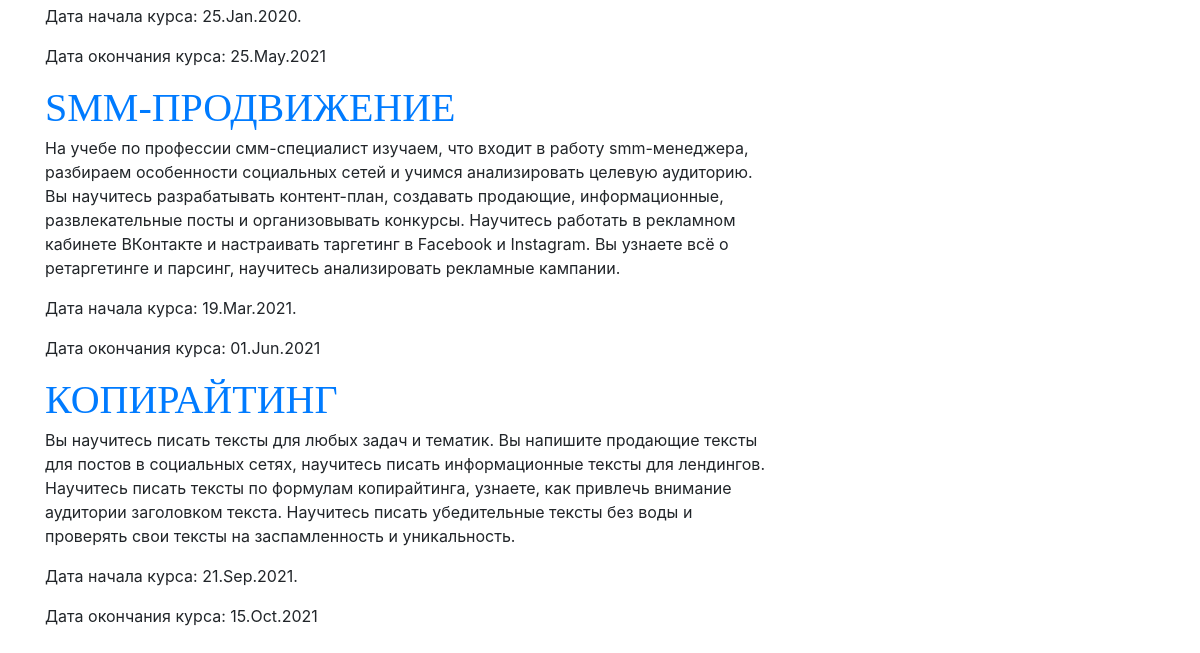
/ (lower part), run on an earlier commit of the app's database.
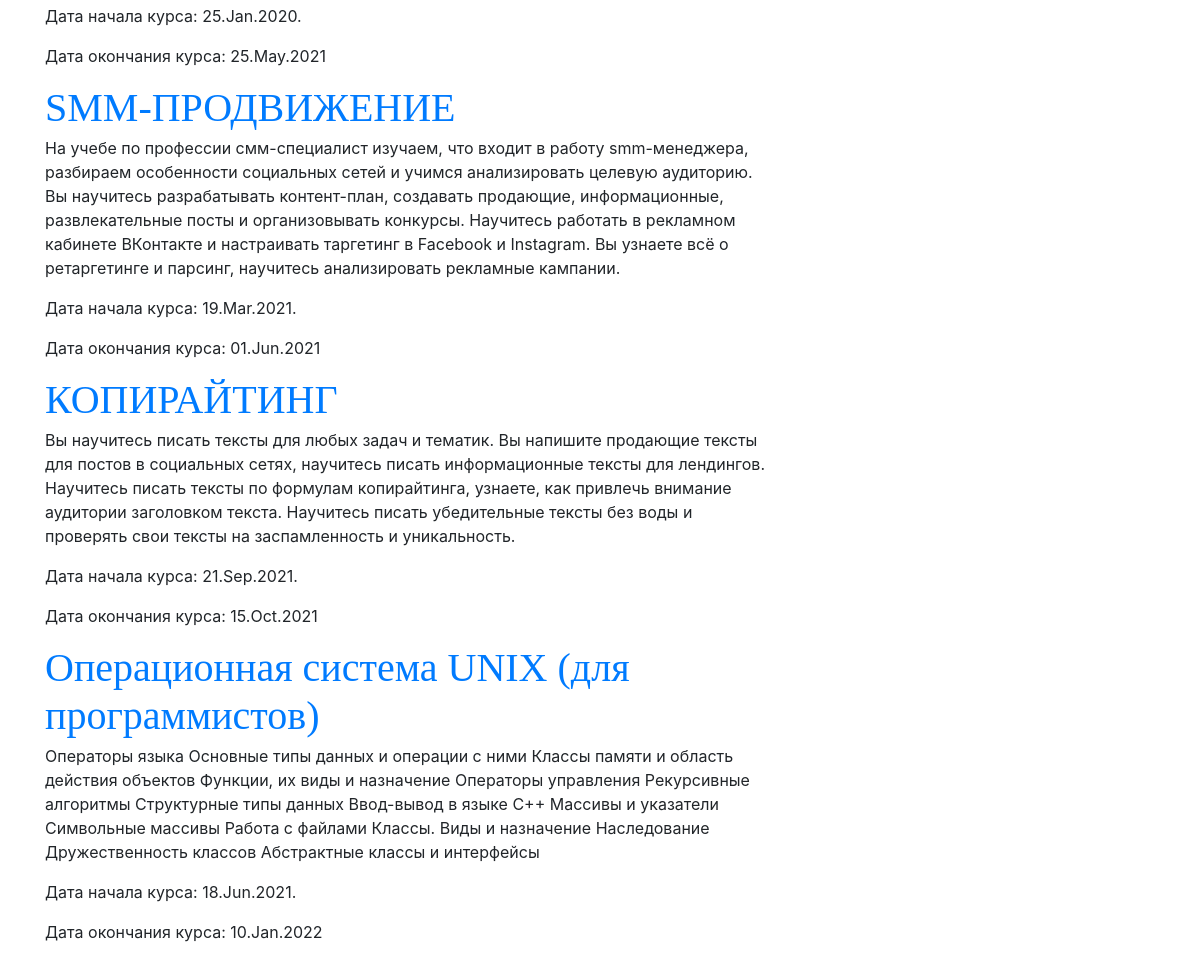
And on a later commit of the database.
### courses/models.py (models this page shows, shortened)
class Course(models.Model):
    course_id = models.AutoField(primary_key=True)
    title = models.CharField(max_length=128,verbose_name="Название курса")
    description = models.TextField(max_length=512, verbose_name="Описание курса")
    start_date = models.DateField(verbose_name="Дата начала курса")
    end_date = models.DateField(verbose_name="Дата окончания курса")
    author = models.ForeignKey(User,verbose_name="Автор поста",on_delete=models.PROTECT, null=True)
    class Meta:
        verbose_name = "Курс"
        verbose_name_plural = "Курсы"

### courses/views.py (the view)
# urls.py: path("", catalog,name="index"),
def catalog(request):
    return render(request, "index.html")

### courses/templatetags/course_tag.py (called while the page is built)
@register.simple_tag()
def get_courses():
    now = timezone.now()
    return Course.objects.filter(start_date__gte=now).order_by("start_date").first()

@register.simple_tag()
def get_query():
    return Course.objects.all()

### courses/templates/index.html (shortened to what this page needs)
{% extends "base.html" %}
{% load course_tag %}
{% block content %}
<main class="container">
      {% get_courses as db %}
  <div class="row">
    <div class="col-md-8">
      <article class="blog-post">
        {% get_query as bd %}
        {% for course in bd %}
          <h3 class="blog-post-title"><a href="course/{{ course.pk }}">{{ course.title}}</a></h3>
          <p>{{ course.description }}</p>
          <p>Дата начала курса: {{ course.start_date|date:"d.M.Y." }}</p>
          <p>Дата окончания курса: {{ course.end_date|date:"d.M.Y" }}</p>
        {% endfor %}
      </article>
    </div>
    <div class="col-md-4">
    </div>
  </div>
</main>
{% endblock content %}

### courses/templates/base.html (shortened to what this page needs)
<!DOCTYPE html>
<html lang="en">
<head>
    <link rel="stylesheet" href="https://maxcdn.bootstrapcdn.com/bootstrap/4.0.0/css/bootstrap.min.css">
    <link href="../static/css/style.rtl.css" rel="stylesheet">
</head>
<body>
{% block content %}{% endblock content %}
</body>
</html>

### courses/static/css/style.rtl.css (style rules this page uses)
h1, h2, h3, h4, h5, h6 { font-family: Amiri, Georgia, "Times New Roman", serif; }
.blog-post { margin-bottom: 4rem; }
.blog-post-title { margin-bottom: .25rem; font-size: 2.5rem; }

What changed in the data, as far as the page shows it:
added Course: title "Операционная система UNIX (для программистов)", description "Операторы языка Основные типы данных и операции с ними Классы памяти и область действия объектов Функции, их виды и назначение Операторы управления Рекурсивные алгоритмы Структурные типы данных Ввод-вывод в языке С++ Массивы и указатели Символьные массивы Работа с файлами Классы. Виды и назначение Наследование Дружественность классов Абстрактные классы и интерфейсы", start_date "18.Jun.2021.", end_date "10.Jan.2022"
